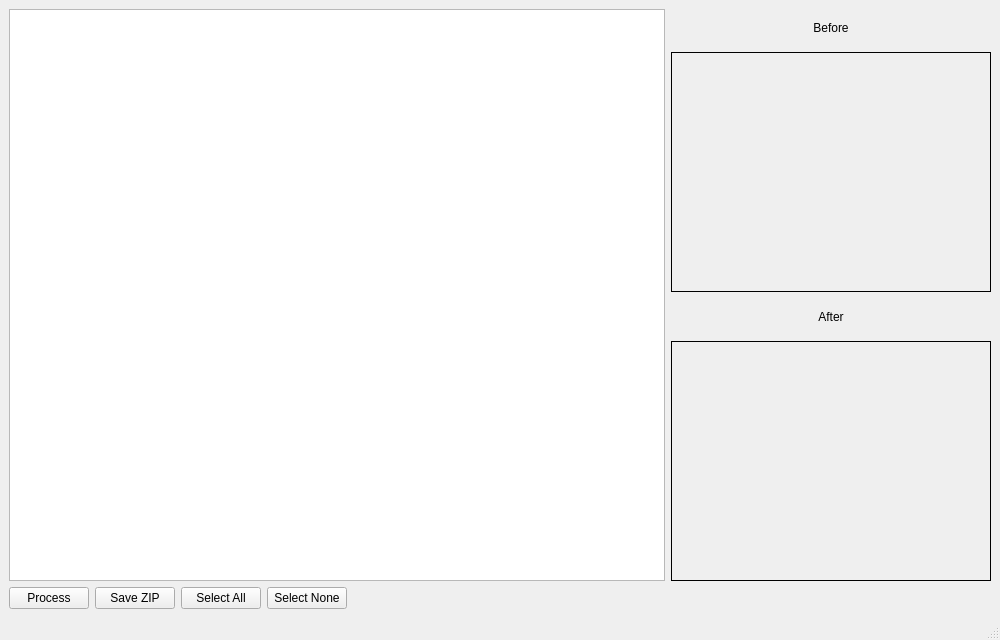
<?xml version="1.0" encoding="UTF-8"?>
<ui version="4.0">
 <class>MainWindow</class>
 <widget class="QMainWindow" name="MainWindow">
  <property name="geometry">
   <rect>
    <x>0</x>
    <y>0</y>
    <width>1000</width>
    <height>640</height>
   </rect>
  </property>
  <property name="windowTitle">
   <string>Image Trimmer</string>
  </property>
  <widget class="QWidget" name="centralwidget">
   <layout class="QVBoxLayout" name="verticalLayout">
    <item>
     <layout class="QHBoxLayout" name="topLayout">
      <item>
       <widget class="QListWidget" name="listWidget">
        <property name="selectionMode">
         <enum>QAbstractItemView::NoSelection</enum>
        </property>
        <property name="viewMode">
         <enum>QListView::IconMode</enum>
        </property>
        <property name="iconSize">
         <size>
          <width>64</width>
          <height>64</height>
         </size>
        </property>
        <property name="resizeMode">
         <enum>QListView::Adjust</enum>
        </property>
        <property name="maximumWidth">
         <number>260</number>
        </property>
       </widget>
      </item>
      <item>
       <layout class="QVBoxLayout" name="previewLayout">
        <item>
         <widget class="QLabel" name="labelBefore">
          <property name="text">
           <string>Before</string>
          </property>
          <property name="alignment">
           <set>Qt::AlignCenter</set>
          </property>
         </widget>
        </item>
        <item>
         <widget class="QLabel" name="beforePreview">
          <property name="minimumSize">
           <size>
            <width>320</width>
            <height>240</height>
           </size>
          </property>
          <property name="frameShape">
           <enum>QFrame::Box</enum>
          </property>
          <property name="alignment">
           <set>Qt::AlignCenter</set>
          </property>
         </widget>
        </item>
        <item>
         <widget class="QLabel" name="labelAfter">
          <property name="text">
           <string>After</string>
          </property>
          <property name="alignment">
           <set>Qt::AlignCenter</set>
          </property>
         </widget>
        </item>
        <item>
         <widget class="QLabel" name="afterPreview">
          <property name="minimumSize">
           <size>
            <width>320</width>
            <height>240</height>
           </size>
          </property>
          <property name="frameShape">
           <enum>QFrame::Box</enum>
          </property>
          <property name="alignment">
           <set>Qt::AlignCenter</set>
          </property>
         </widget>
        </item>
       </layout>
      </item>
     </layout>
    </item>

    <item>
     <layout class="QHBoxLayout" name="buttonLayout">
      <item>
       <widget class="QPushButton" name="processButton">
        <property name="text">
         <string>Process</string>
        </property>
       </widget>
      </item>
      <item>
       <widget class="QPushButton" name="saveButton">
        <property name="text">
         <string>Save ZIP</string>
        </property>
       </widget>
      </item>
      <item>
       <widget class="QPushButton" name="selectAllButton">
        <property name="text">
         <string>Select All</string>
        </property>
       </widget>
      </item>
      <item>
       <widget class="QPushButton" name="selectNoneButton">
        <property name="text">
         <string>Select None</string>
        </property>
       </widget>
      </item>
      <item>
       <spacer name="horizontalSpacer">
        <property name="orientation">
         <enum>Qt::Horizontal</enum>
        </property>
        <property name="sizeHint">
         <size>
          <width>40</width>
          <height>20</height>
         </size>
        </property>
       </spacer>
      </item>
     </layout>
    </item>
   </layout>
  </widget>
  <widget class="QMenuBar" name="menubar">
   <property name="geometry">
    <rect>
     <x>0</x>
     <y>0</y>
     <width>1000</width>
     <height>22</height>
    </rect>
   </property>
  </widget>
  <widget class="QStatusBar" name="statusbar"/>
 </widget>
 <resources/>
 <connections/>
</ui>
